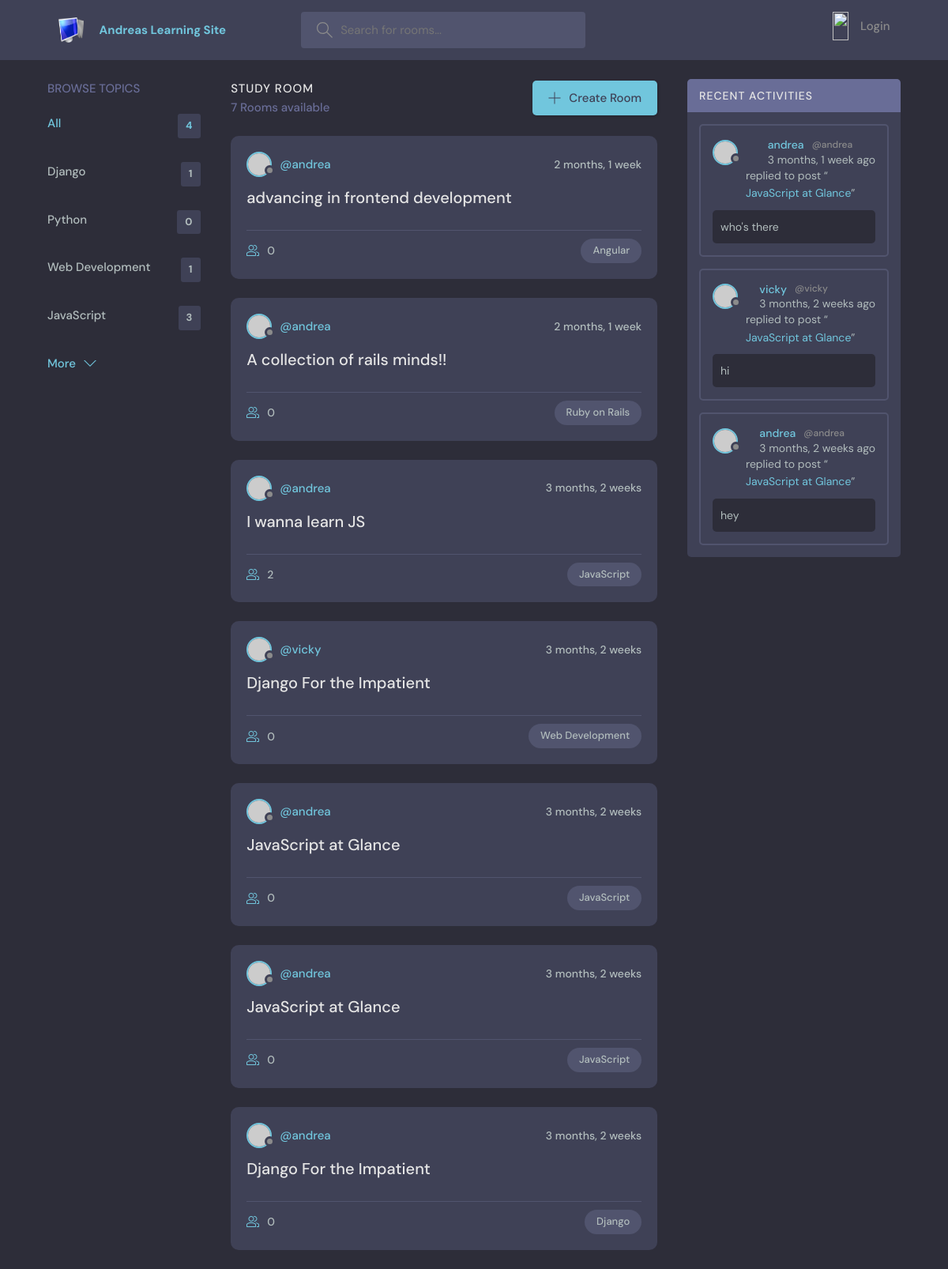
The app's page /, older data.
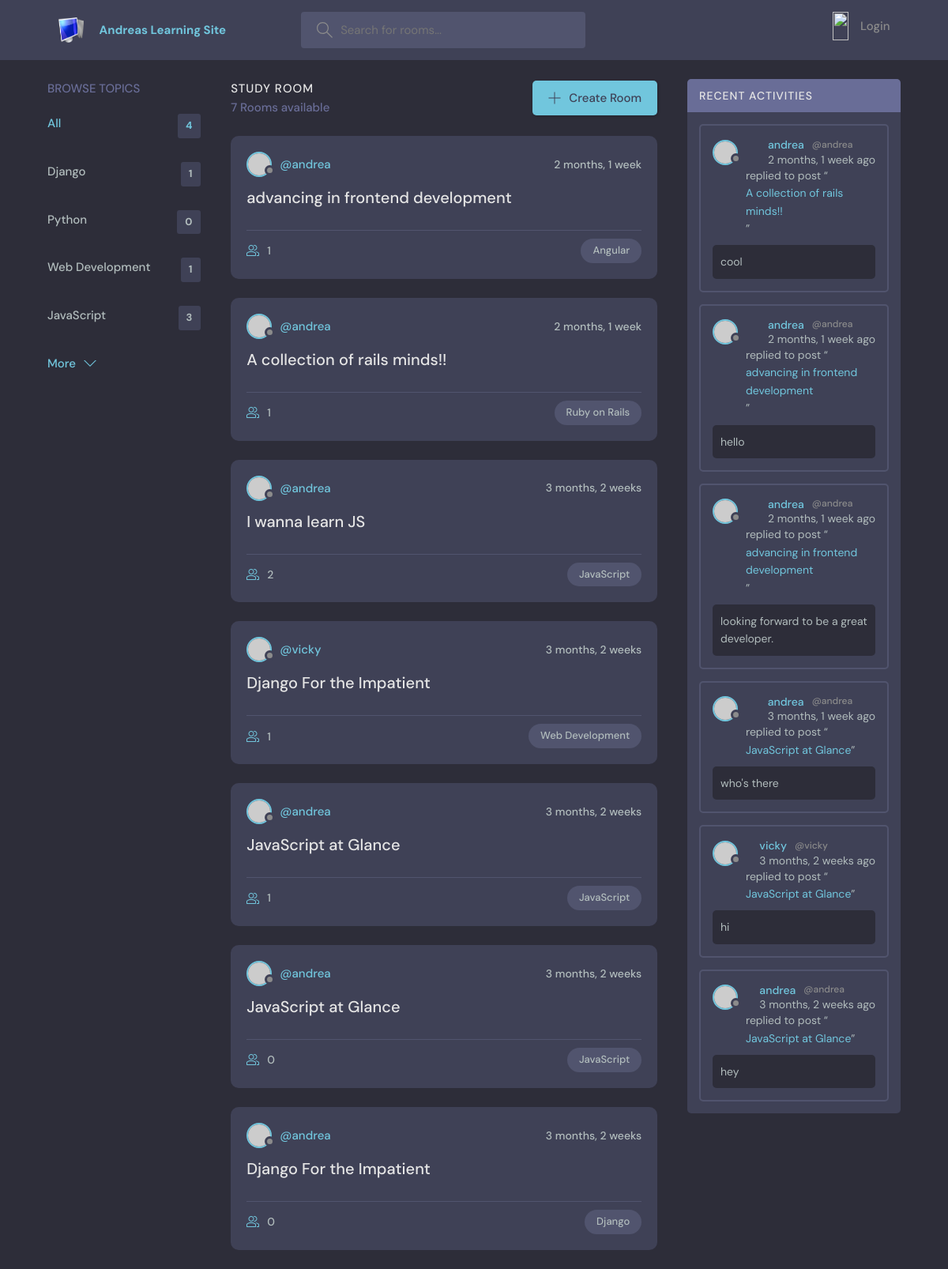
The same page, newer data.
### base/models.py (models this page shows, shortened)
class Topic(models.Model):
    name = models.CharField(max_length =150)

class Room(models.Model):
    host = models.ForeignKey(User,on_delete=models.SET_NULL, null = True)
    topic = models.ForeignKey(Topic,on_delete=models.SET_NULL, null = True)
    name = models.CharField(max_length=150, null = True, blank = True)
    description = models.TextField(null= True, blank = True)
    participants = models.ManyToManyField(User,related_name='participants', blank = True)
    updated = models.DateTimeField(auto_now = True)
    created = models.DateTimeField(auto_now_add = True)
    class Meta:
        ordering =['-updated', '-created']
    def __str__(self):
        return self.name

class Message(models.Model):
    user = models.ForeignKey(User,on_delete=models.CASCADE)
    room = models.ForeignKey(Room,on_delete=models.CASCADE)
    body = models.TextField()
    updated = models.DateTimeField(auto_now = True)
    created = models.DateTimeField(auto_now_add = True)
    class Meta:
        ordering =['-updated', '-created']

### base/views.py (the view)
# urls.py: path('', views.home, name="home"),
def home(request):
    q = request.GET.get('q') if request.GET.get('q') != None else ''
    rooms = Room.objects.filter(
        Q(topic__name__icontains=q) |
        Q(name__icontains=q) |
        Q(description__icontains=q)
        )
    topics = Topic.objects.all()[0:4]
    room_count = rooms.count()
    room_messages = Message.objects.filter(Q(room__topic__name__icontains = q))
    context = {'rooms':rooms, 'topics':topics, 'room_count':room_count,'room_messages':room_messages}
    return render( request, 'home.html', context)

### Templates/home.html (shortened to what this page needs)
{% include "main.html" %}
{% block content %}
    <main class="layout layout--3">
      <div class="container">
        {% include "topics.html" %}
        <div class="roomList">
          <div class="roomList__header">
            <div>
              <h2>Study Room</h2>
              <p>{{room_count}} Rooms available</p>
            </div>
            <a class="btn btn--main" href="{% url 'create-room'%}">
              <svg version="1.1" xmlns="http://www.w3.org/2000/svg" width="32" height="32" viewBox="0 0 32 32">
                <title>add</title>
                <path
                  d="M16.943 0.943h-1.885v14.115h-14.115v1.885h14.115v14.115h1.885v-14.115h14.115v-1.885h-14.115v-14.115z"
                ></path>
              </svg>
              Create Room
            </a>
          </div>
         {% include 'feed_component.html'%}
        </div>
        {% include 'activity.html' %}
      </div>
    </main>
{% endblock %}

### Templates/topics.html
<div class="topics">
    <div class="topics__header">
      <h2>Browse Topics</h2>
    </div>
    <ul class="topics__list">
      <li>
        <a href="{% url 'home' %}" class="active">All <span>{{topics.count}}</span></a>
      </li>
      {% for topic in topics %}
      <li>
        <a href="{% url 'home' %}?q={{topic.name}}">{{topic.name}}<span>{{topic.room_set.all.count}}</span></a>
      </li>
      {% endfor %}
    </ul>
    <a class="btn btn--link" href="{% url 'topics-page' %}">
      More
      <svg version="1.1" xmlns="http://www.w3.org/2000/svg" width="32" height="32" viewBox="0 0 32 32">
        <title>chevron-down</title>
        <path d="M16 21l-13-13h-3l16 16 16-16h-3l-13 13z"></path>
      </svg>
    </a>
  </div>

### Templates/feed_component.html (shortened to what this page needs)
{% for room in rooms %}
 <div class="roomListRoom">
    <div class="roomListRoom__header">
      <a href="{% url 'user-profile' room.host.id %}" class="roomListRoom__author">
        <div class="avatar avatar--small">
          <img src="https://randomuser.me/api/portraits/women/11.jpg" />
        </div>
        <span>@{{room.host.username}}</span>
      </a>
      <div class="roomListRoom__actions">
        <span>{{room.created|timesince}}</span>
      </div>
    </div>
    <div class="roomListRoom__content">
      <a href="{% url 'room' room.id %}">{{room.name}}</a>
    </div>
    <div class="roomListRoom__meta">
      <a href="{% url 'room' room.id %}" class="roomListRoom__joined">
        {{room.participants.all.count}}
      </a>
      <p class="roomListRoom__topic">{{room.topic.name}}</p>
    </div>
  </div>
  {% endfor %}

### Templates/activity.html (shortened to what this page needs)
<div class="activities">
    <div class="activities__header">
      <h2>Recent Activities</h2>
    </div>
    {% for message in room_messages %}
    <div class="activities__box">
      <div class="activities__boxHeader roomListRoom__header">
        <a href="{% url 'user-profile' message.user.id %}" class="roomListRoom__author">
          <div class="avatar avatar--small">
            <img src="https://randomuser.me/api/portraits/women/11.jpg" />
          </div>
          <p>
            {{message.user}}
            <span>@{{message.user}} </a>{{message.created |timesince}} ago</span>
      </div>
      <div class="activities__boxContent">
        <p>replied to post “<a href="{% url 'room' message.room.id %}">{{message.room}}</a>”</p>
        <div class="activities__boxRoomContent">
         {{message.body}}
        </div>
      </div>
    </div>
    {% endfor %}
  </div>

Row changes from the older to the newer data that the page shows:
computed for Room "advancing in frontend development": participants.all.count "0" → "1"
computed for Room "A collection of rails minds!!": participants.all.count "0" → "1"
computed for Room "vicky": participants.all.count "0" → "1"
computed for Room (number 5 of 7 on the later page): participants.all.count "0" → "1"
added Message: user "andrea", created "2 months, 1 week", room "A collection of rails minds!!", body "cool"
added Message: user "andrea", created "2 months, 1 week", room "advancing in frontend development", body "hello"
added Message: user "andrea", created "2 months, 1 week", room "advancing in frontend development", body "looking forward to be a great developer."
